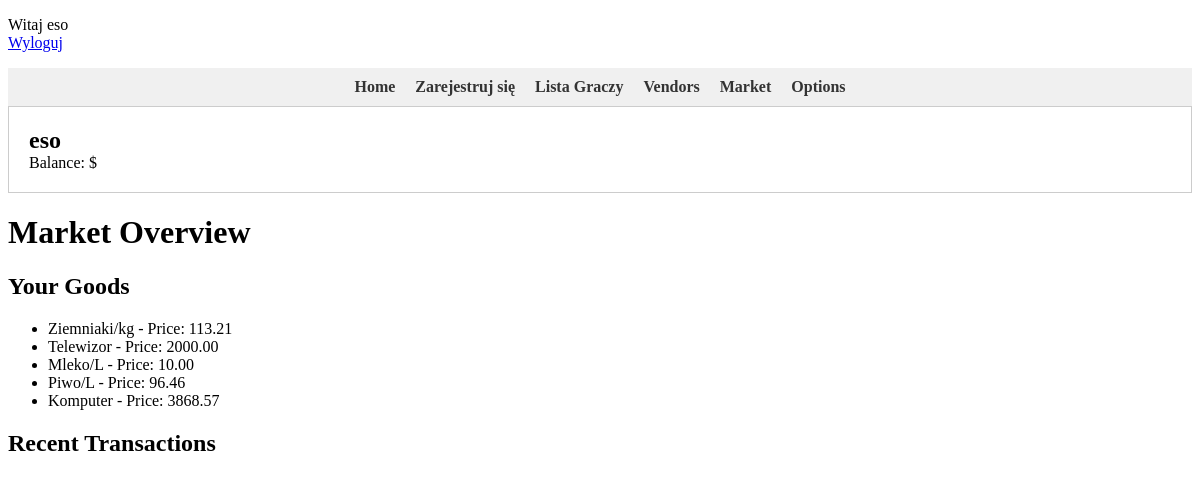
The app's page /market/ (signed in), older data.
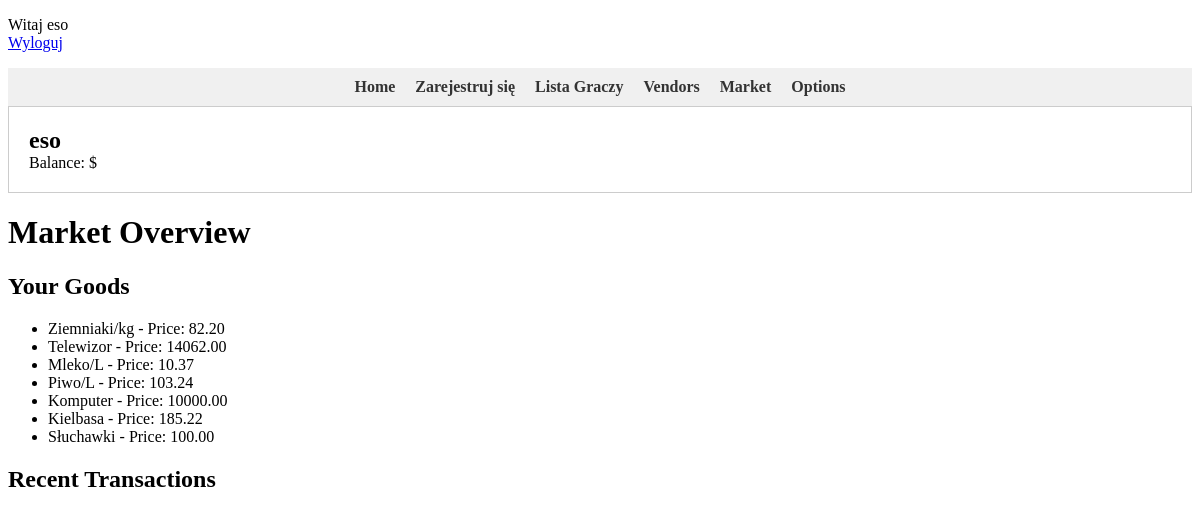
The same page, newer data.
### SimGame/models.py (models this page shows, shortened)
class Goods(models.Model):
    name = models.CharField(max_length=64)
    price = models.DecimalField(max_digits=10, decimal_places=2)
    cumulative_demand = models.IntegerField(default=0)

### SimGame/views.py (the view)
# urls.py: path('market/',views.MarketView.as_view(), name='market'),
class MarketView(LoginRequiredMixin, View):
    template_name = 'marketplace.html'
    login_url = '/login/'
    def get(self, request):
        goods_list = Goods.objects.all()
        transactions = Transaction.objects.filter(user=request.user).order_by('-date')
        context = {'goods_list': goods_list, 'transactions': transactions}
        return render(request, self.template_name, context)

### templates/marketplace.html (shortened to what this page needs)
{% extends 'base.html' %}
{% block content%}
<h1>Market Overview</h1>
<h2>Your Goods</h2>
<ul>
    {% for goodss in goods_list %}
    <li>{{ goodss.name }} - Price: {{ goodss.price }}</li>
    {% endfor %}
</ul>
<h2>Recent Transactions</h2>
{% endblock %}

### templates/base.html (shortened to what this page needs)
{% load static %}
<!DOCTYPE html>
<html>
<head>
    <link href="{% static 'css/style.css' %}" rel="stylesheet">
</head>
<body>
    {% include 'user_panel.html' %}
    <ul class="link-bar">
        <li><a href="#">Home</a></li>
        <li><a href="{% url 'register' %}">Zarejestruj się</a></li>
        <li> <a href="{% url  'player_list'%}"> Lista Graczy</a></li>
        <li><a href="{% url 'vendor_list' %}">Vendors</a></li>
        <li><a href="{% url 'market' %}">Market</a></li>
        <li><a href="{% url 'change_price_or_create_good' %}">Options</a></li>
    </ul>
    {% include 'player_stats.html' %}
    {% block content %}
{% endblock %}
</body>
</html>

### templates/user_panel.html
<p>
{% if user.is_authenticated %}
    Witaj {{ user.username }}<br>
    <a href="{% url 'logout' %}">Wyloguj</a>
{% else %}
    <a href="{% url 'login' %}">Zaloguj</a>
    <a href="{% url 'register' %}">rejestracja</a>
{% endif %}
 </p>

### templates/player_stats.html (shortened to what this page needs)
    <div class="user-box">
        <h2>{{ user.username }}</h2>
        <p>Balance: ${{ user.balance.amount }}</p>
    </div>

### SimGame/static/css/style.css (style rules this page uses)
ul.link-bar { list-style: none; padding: 0; margin: 0; background-color: #f0f0f0; display: flex; justify-content: center; }
ul.link-bar li { padding: 10px; }
ul.link-bar li a { text-decoration: none; color: #333; font-weight: bold; }

### templates/player_stats.html (style rules this page uses)
.user-box { border: 1px solid #ccc; padding: 20px; margin-bottom: 20px; }
.user-box h2 { margin: 0; }
.user-box p { margin: 0; }

Row changes from the older to the newer data that the page shows:
changed Goods "Ziemniaki/kg": price "113.21" → "82.20"
changed Goods "Telewizor": price "2000.00" → "14062.00"
changed Goods "Mleko/L": price "10.00" → "10.37"
changed Goods "Piwo/L": price "96.46" → "103.24"
changed Goods "Komputer": price "3868.57" → "10000.00"
added Goods: name "Kielbasa", price "185.22"
added Goods: name "Słuchawki", price "100.00"
